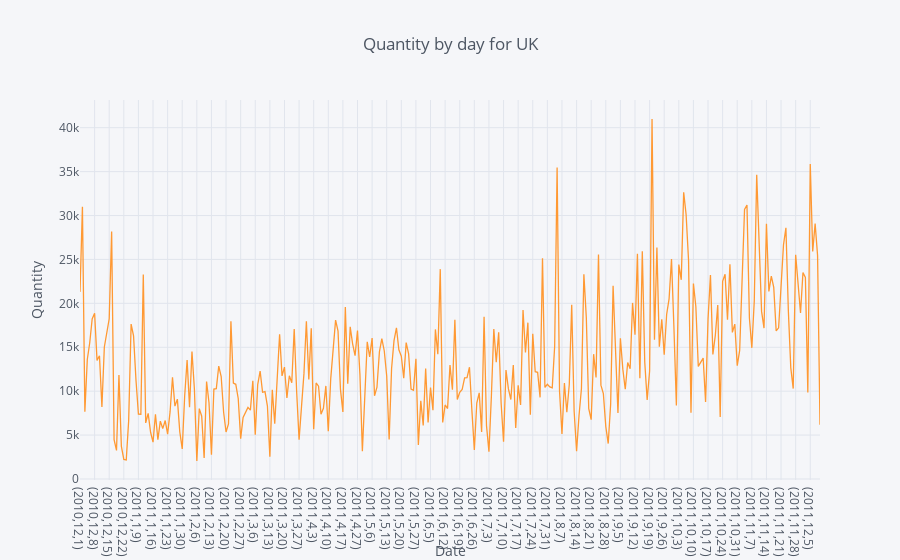

Source (notebook cell):
### Code cell
data_uk.iplot(kind='line', x=['Year','Month','Day'], xTitle='Date',
            yTitle='Quantity', title='Quantity by day for UK')

### Figure 1 — Plotly figure (JSON) as saved in the notebook; plotly's stock layout.template omitted (floating-point values rounded to 4 significant figures; data arrays with more than 128 entries replaced by an {"elided": "..."} marker saying what was removed)
{"data": [{"line": {"color": "rgba(255, 153, 51, 1.0)", "dash": "solid", "shape": "linear", "width": 1.3}, "mode": "lines", "name": "Quantity", "text": "", "type": "scatter", "uid": "f187d43a-7e6e-4791-8ad8-5e29ff24d113", "x": {"elided": "305 str values"}, "y": {"elided": "305 int values"}}], "layout": {"legend": {"bgcolor": "#F5F6F9", "font": {"color": "#4D5663"}}, "paper_bgcolor": "#F5F6F9", "plot_bgcolor": "#F5F6F9", "title": {"font": {"color": "#4D5663"}, "text": "Quantity by day for UK"}, "xaxis": {"gridcolor": "#E1E5ED", "showgrid": true, "tickfont": {"color": "#4D5663"}, "title": {"font": {"color": "#4D5663"}, "text": "Date"}, "zerolinecolor": "#E1E5ED"}, "yaxis": {"gridcolor": "#E1E5ED", "showgrid": true, "tickfont": {"color": "#4D5663"}, "title": {"font": {"color": "#4D5663"}, "text": "Quantity"}, "zerolinecolor": "#E1E5ED"}}}
